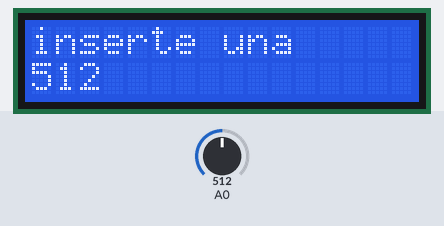
A sketch run on a simulated Arduino Uno, built with avr-gcc and run on an emulated ATmega328P. Parts: 16×2 character LCD. The test bench sets the inputs (shaded band); at power-on: A0 = 512.

Above: at 1.2 s.
1.3 s: A0 set to 716
At 11.0 s:
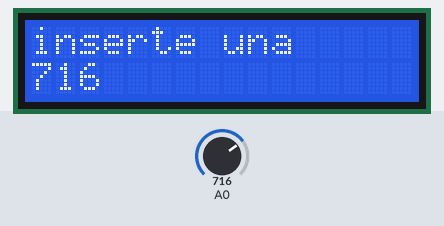
11.8 s: A0 set to 900
At 21.6 s:
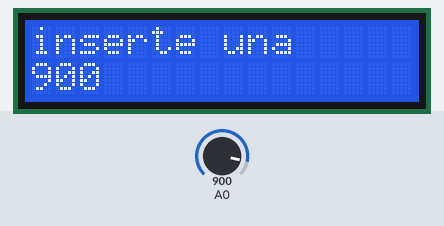
22.3 s: A0 set to 1023
At 36.8 s:
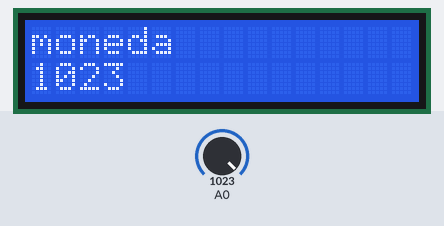
Timing chart, 0 to 38.3 s (numbered marks = the images above; inputs shaded):
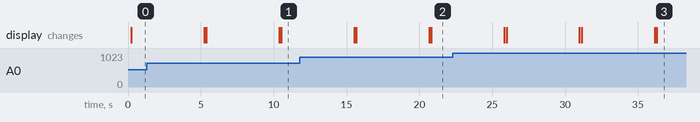

The sketch:

sketch_may03a.ino
```cpp
#include <LiquidCrystal.h>
LiquidCrystal lcd(12, 11, 5, 4, 3, 2);

void setup() {
  lcd.begin(16, 2);
}
void loop() {
  int temp = analogRead(A0); // Lee de la entrada analógica
  lcd.setCursor(0, 0);
  lcd.print("inserte una");
  delay(150); // wait a bit:
  lcd.setCursor(0, 1);
  lcd.print(temp);
  delay(5000);
  lcd.clear();
  lcd.setCursor(0, 0);
  lcd.print("moneda");
  delay(150); // wait a bit:
  lcd.setCursor(0, 1);
  lcd.print(temp);
  delay(5000);
  lcd.clear();
}
```
